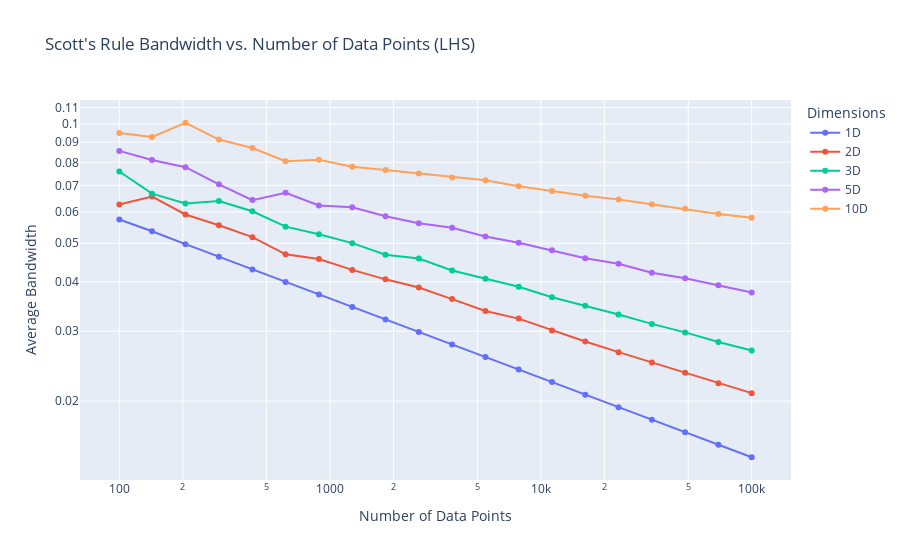

The notebook cell saved with this chart:
### Code cell
# Generate data
n_range = np.logspace(2, 5, 20).astype(int)  # 100 to 100,000
dimensions = [1, 2, 3, 5, 10]
bandwidths = {d: [] for d in dimensions}

for n in n_range:
    for d in dimensions:
        sampler = qmc.LatinHypercube(d=d)
        data = sampler.random(n=n)
        bw = scott_bandwidth(data)
        bandwidths[d].append(np.mean(bw))  # Average bandwidth across dimensions

# Create plot
fig = go.Figure()

for d in dimensions:
    fig.add_trace(go.Scatter(
        x=n_range,
        y=bandwidths[d],
        mode='lines+markers',
        name=f'{d}D'
    ))

fig.update_layout(
    title='Scott\'s Rule Bandwidth vs. Number of Data Points (LHS)',
    xaxis_title='Number of Data Points',
    yaxis_title='Average Bandwidth',
    xaxis_type='log',
    yaxis_type='log',
    legend_title='Dimensions'
)

fig.show()

### Figure 1 — Plotly figure (JSON) as saved in the notebook; plotly's stock layout.template omitted (floating-point values rounded to 4 significant figures)
{"data": [{"mode": "lines+markers", "name": "1D", "type": "scatter", "x": [100, 143, 206, 297, 428, 615, 885, 1274, 1832, 2636, 3792, 5455, 7847, 11288, 16237, 23357, 33598, 48329, 69519, 100000], "y": [0.05741, 0.05361, 0.04975, 0.04622, 0.04297, 0.03996, 0.03715, 0.03454, 0.03212, 0.02987, 0.02777, 0.02582, 0.02401, 0.02233, 0.02076, 0.01931, 0.01795, 0.01669, 0.01552, 0.01443]}, {"mode": "lines+markers", "name": "2D", "type": "scatter", "x": [100, 143, 206, 297, 428, 615, 885, 1274, 1832, 2636, 3792, 5455, 7847, 11288, 16237, 23357, 33598, 48329, 69519, 100000], "y": [0.06262, 0.06557, 0.0591, 0.05553, 0.05182, 0.04689, 0.04565, 0.04284, 0.04056, 0.03869, 0.03615, 0.03373, 0.03228, 0.03014, 0.02827, 0.02657, 0.02503, 0.02357, 0.0222, 0.02094]}, {"mode": "lines+markers", "name": "3D", "type": "scatter", "x": [100, 143, 206, 297, 428, 615, 885, 1274, 1832, 2636, 3792, 5455, 7847, 11288, 16237, 23357, 33598, 48329, 69519, 100000], "y": [0.07585, 0.06671, 0.06301, 0.06391, 0.06023, 0.05507, 0.05269, 0.05004, 0.04678, 0.04578, 0.04269, 0.04067, 0.03886, 0.03654, 0.03478, 0.03308, 0.03131, 0.0298, 0.02818, 0.02683]}, {"mode": "lines+markers", "name": "5D", "type": "scatter", "x": [100, 143, 206, 297, 428, 615, 885, 1274, 1832, 2636, 3792, 5455, 7847, 11288, 16237, 23357, 33598, 48329, 69519, 100000], "y": [0.0855, 0.08106, 0.07779, 0.07041, 0.06424, 0.06703, 0.06229, 0.06166, 0.05853, 0.05617, 0.05471, 0.052, 0.05014, 0.04804, 0.04585, 0.04438, 0.04213, 0.04082, 0.03919, 0.03758]}, {"mode": "lines+markers", "name": "10D", "type": "scatter", "x": [100, 143, 206, 297, 428, 615, 885, 1274, 1832, 2636, 3792, 5455, 7847, 11288, 16237, 23357, 33598, 48329, 69519, 100000], "y": [0.09481, 0.09274, 0.1007, 0.0913, 0.08695, 0.08055, 0.0812, 0.07802, 0.07655, 0.07503, 0.07326, 0.0721, 0.06967, 0.06772, 0.06588, 0.06443, 0.06273, 0.0611, 0.0593, 0.058]}], "layout": {"legend": {"title": {"text": "Dimensions"}}, "title": {"text": "Scott's Rule Bandwidth vs. Number of Data Points (LHS)"}, "xaxis": {"title": {"text": "Number of Data Points"}, "type": "log"}, "yaxis": {"title": {"text": "Average Bandwidth"}, "type": "log"}}}
